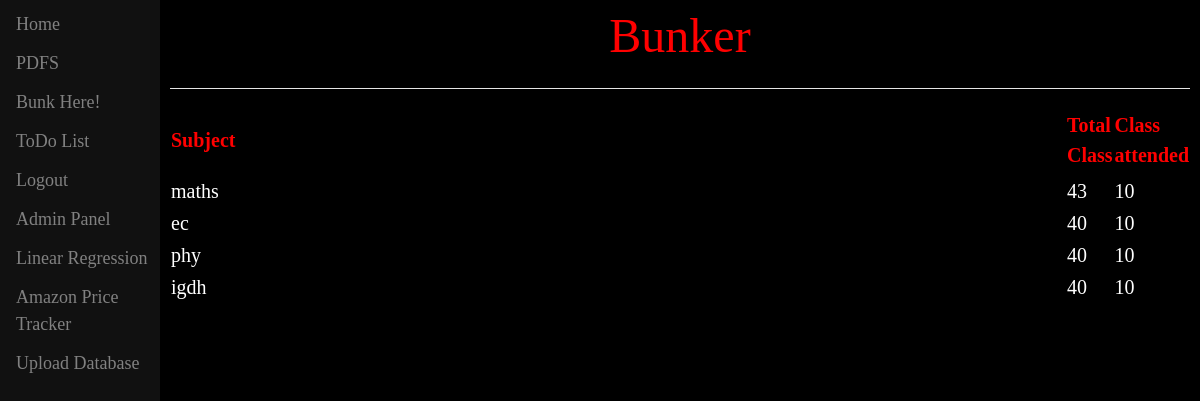
/subject/ (signed in), run on the app's committed database.
### page1/models.py (models this page shows, shortened)
class Bunk1(models.Model):
    class_attend = models.CharField(max_length=2)
    total_attend = models.CharField(max_length=2)
    subject = models.CharField(max_length=20, unique = True)

### page1/bunk.py (the view)
# urls.py: path('subject/',bunk.sub_add, name='sub_add'),
def sub_add(response):
    ls = Bunk1.objects.all()
    return render(response, 'page1/subview.html', {
        'ls':ls,
        })

### page1/templates/page1/subview.html (shortened to what this page needs)
{% extends "page1/base.html" %}
{% block content %}
    <table id="sub">
        <tr id="head">
            <th>Subject</th>
            <th>Total Class</th>
            <th>Class attended</th>
        </tr>
        {% for x in ls %}
        <tr>
            <td>{{x.subject}}</td>
            <td>{{x.total_attend}}</td>
            <td>{{x.class_attend}}</td>
        </tr>
        {% endfor %}
    </table>
{% endblock %}

### page1/templates/page1/subview.html (style rules this page uses)
#sub td, #sub th { font-family: TW Cen MT; border-collapse: collapse; width: 100%; font-size: 20px; }
#sub tr { color:#ffffff; }
#sub tr:nth-child(even) { background-color: #000000; }
#sub th { padding-top: 5px; padding-bottom: 5px; text-align: left; background-color: #000000; color: #ff0000; }

### data on the page
Bunk1: subject "maths", total_attend "43", class_attend "10"
Bunk1: subject "ec", total_attend "40", class_attend "10"
Bunk1: subject "phy", total_attend "40", class_attend "10"
Bunk1: subject "igdh", total_attend "40", class_attend "10"
